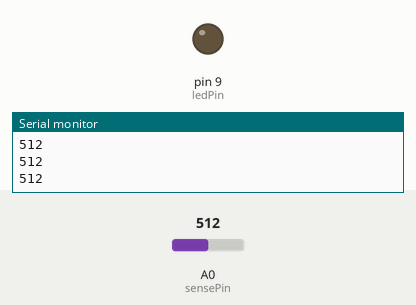
Simulated run of this sketch. Board: Arduino Uno, built with avr-gcc and run on an emulated ATmega328P. On the bench: output pins drawn as LEDs (lit = HIGH), the last lines printed to the serial monitor. Inputs (shaded band) come from the test bench; at power-on: A0 (sensePin) = 512.

Above: at 1.2 s.
1.3 s: A0 (sensePin) set to 306
At 1.8 s:
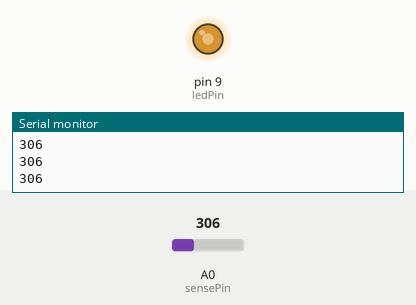
2.8 s: A0 (sensePin) set to 122
At 4.3 s:
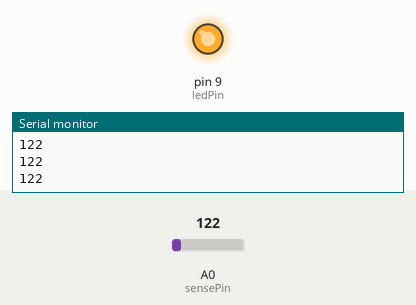
Timing chart, 0 to 5.8 s (numbered marks = the images above; inputs shaded):
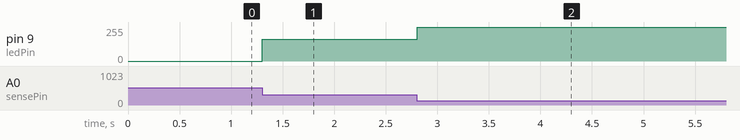

The sketch:

LED_diod_brithness_ptoto_resistor.ino
```cpp
int sensePin = 0;
int ledPin = 9;

void setup() {
  analogRead(DEFAULT); // isn't necessary
  pinMode(ledPin, OUTPUT);

  Serial.begin(9600);
}

void loop() {
  int val = analogRead(sensePin);

  // if less 300, val = 300, if val more 600, val = 600
  val = constrain(val, 200, 500);

  // 750 min; 900 max; -> 0 min; 255 max;
  int ledLevel = map(val, 200, 500, 255, 0);

//  if (val < 400) digitalWrite(ledPin, HIGH);
//  else digitalWrite(ledPin, LOW);

  analogWrite(ledPin,ledLevel);


  Serial.println(analogRead(sensePin));
//  delay(500);
}
```

Measured:
- after the input at 1.3 s, pin 9 (ledPin): 0/255 → 165/255 at once
- after the input at 2.8 s, pin 9 (ledPin): 165/255 → 255/255 at once
